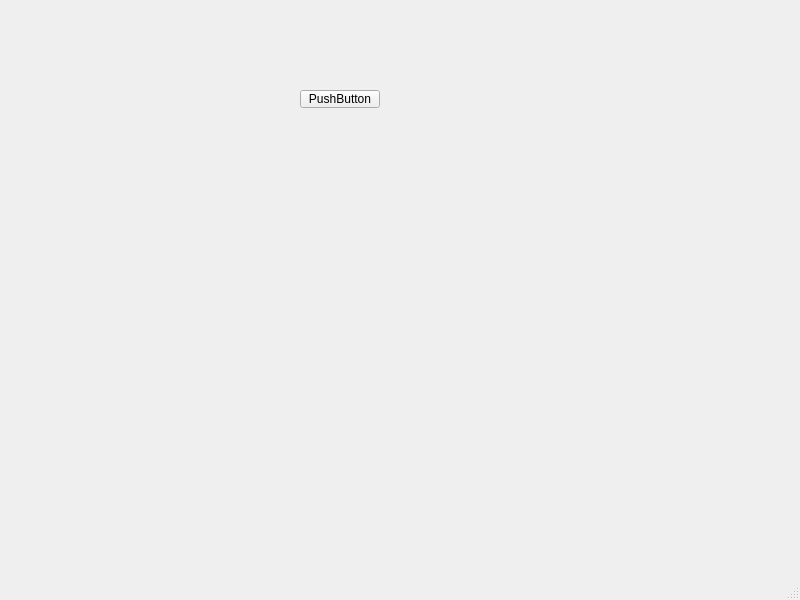
<?xml version="1.0" encoding="UTF-8"?>
<ui version="4.0">
 <class>MainWindow</class>
 <widget class="QMainWindow" name="MainWindow">
  <property name="geometry">
   <rect>
    <x>0</x>
    <y>0</y>
    <width>800</width>
    <height>600</height>
   </rect>
  </property>
  <property name="windowTitle">
   <string>MainWindow</string>
  </property>
  <widget class="QWidget" name="centralwidget">
   <widget class="QPushButton" name="addTaskButton">
    <property name="geometry">
     <rect>
      <x>300</x>
      <y>90</y>
      <width>80</width>
      <height>18</height>
     </rect>
    </property>
    <property name="text">
     <string>PushButton</string>
    </property>
   </widget>
  </widget>
  <widget class="QMenuBar" name="menubar">
   <property name="geometry">
    <rect>
     <x>0</x>
     <y>0</y>
     <width>800</width>
     <height>17</height>
    </rect>
   </property>
  </widget>
  <widget class="QStatusBar" name="statusbar"/>
 </widget>
 <resources/>
 <connections/>
</ui>
